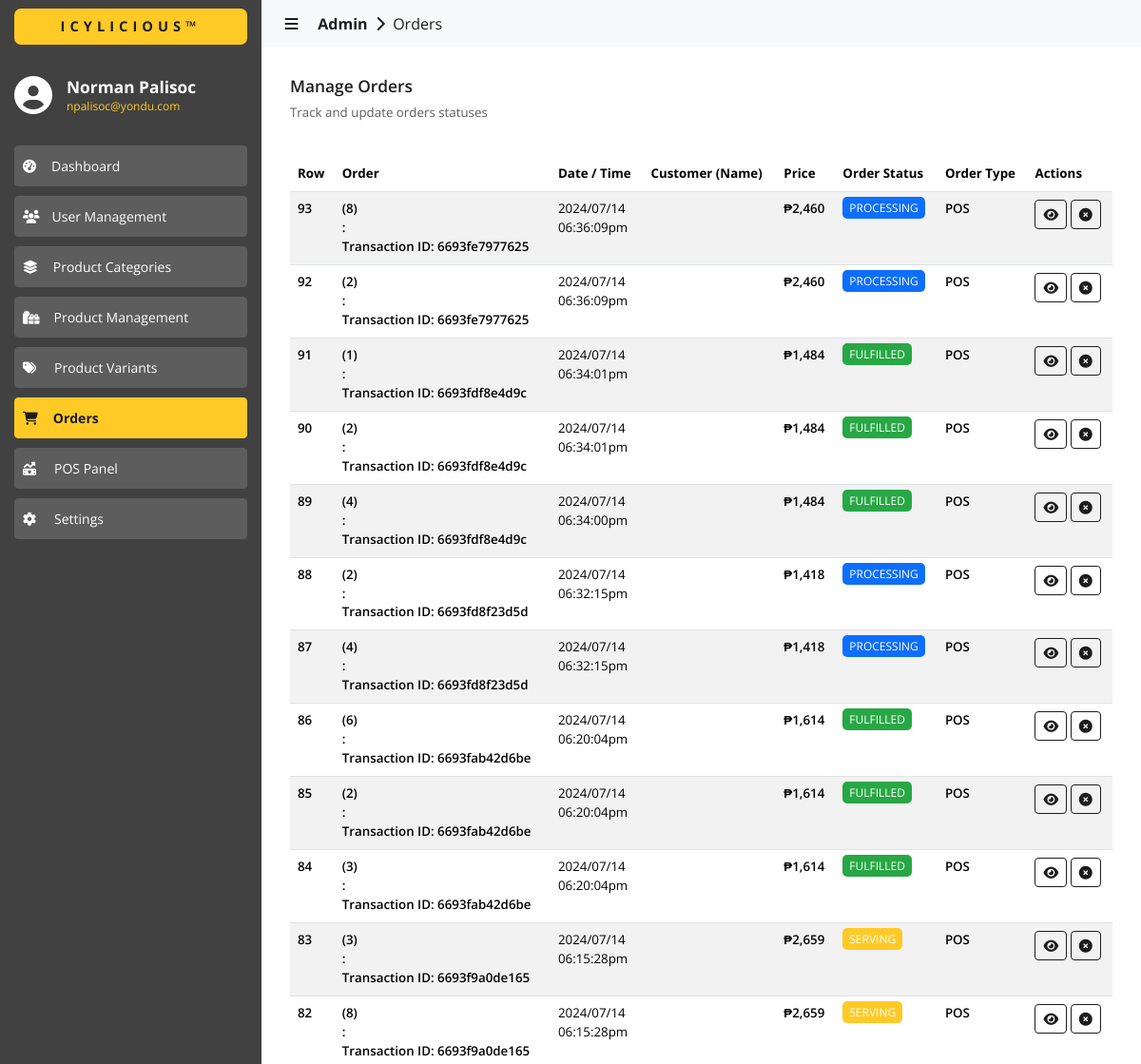
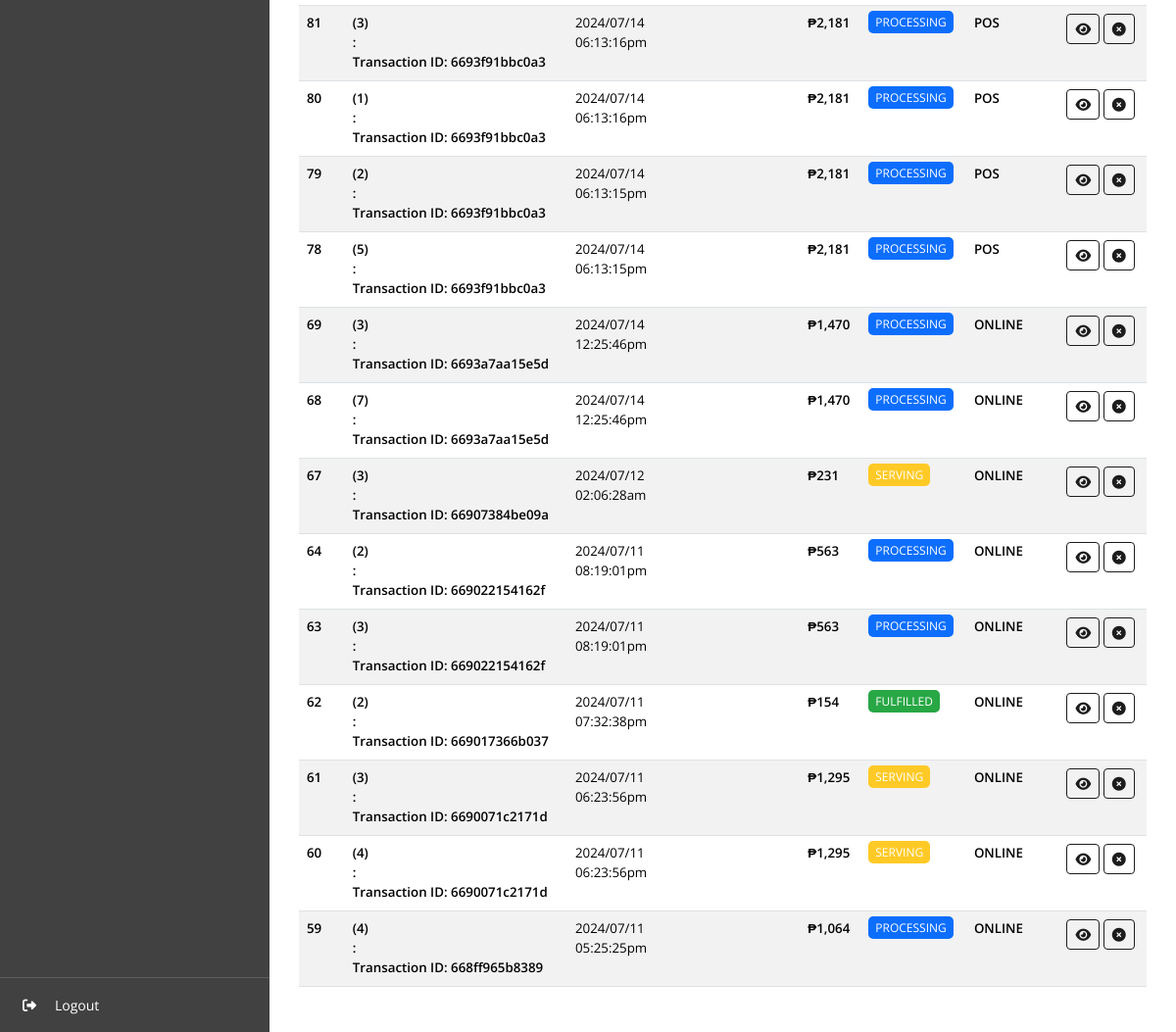
The app's page /admin/orders/index.php (signed in), older data (2 pictures, top to bottom).
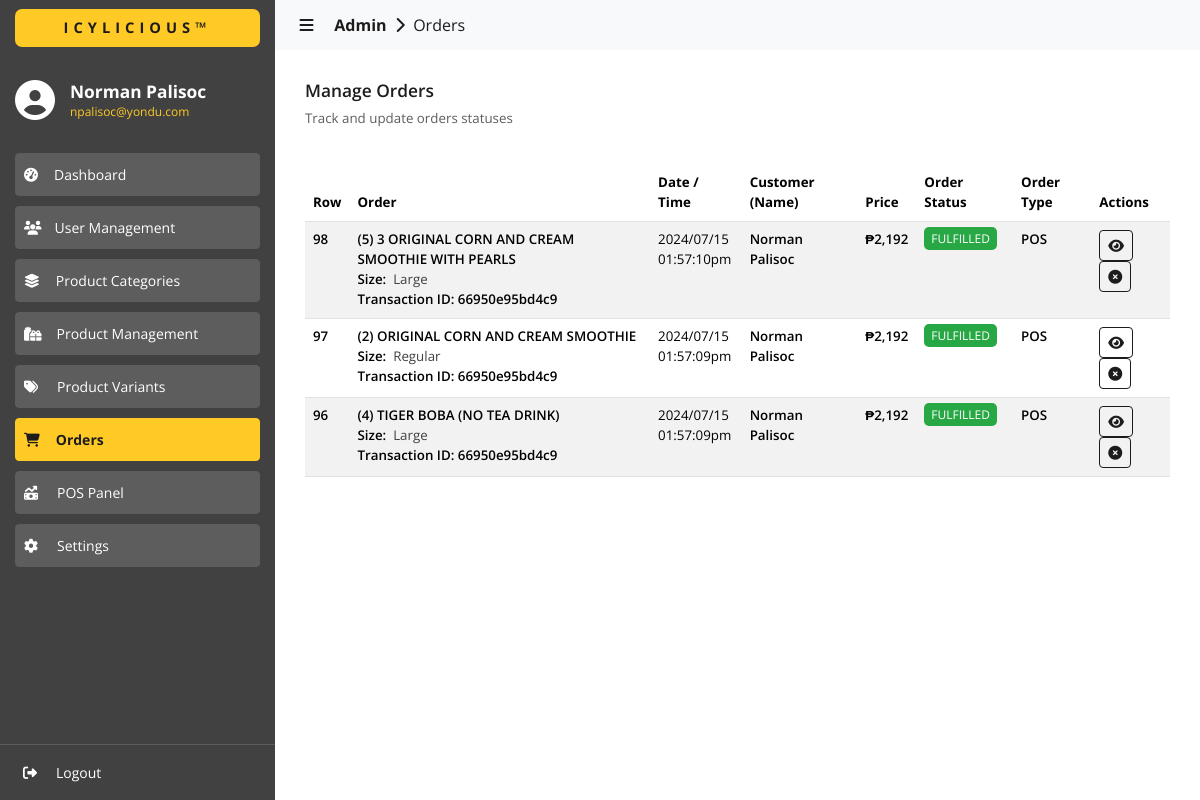
The same page, newer data.
### tables this page shows
CREATE TABLE `orders` (
  `id` int(11) NOT NULL,
  `transaction_id` varchar(255) NOT NULL,
  `product_id` int(11) NOT NULL,
  `product_name` varchar(255) NOT NULL,
  `variant_id` int(11) DEFAULT NULL,
  `variant_type` varchar(255) NOT NULL,
  `variant_name` varchar(255) NOT NULL,
  `variant_price` varchar(255) NOT NULL,
  `user_id` int(11) NOT NULL,
  `order_date` varchar(255) NOT NULL,
  `order_time` varchar(255) NOT NULL,
  `order_quantity` int(11) NOT NULL,
  `is_pickup` int(11) NOT NULL,
  `user_firstname` varchar(255) NOT NULL,
  `user_lastname` varchar(255) NOT NULL,
  `user_address` varchar(999) NOT NULL,
  `user_phone` varchar(255) NOT NULL,
  `user_email` varchar(255) NOT NULL,
  `order_status` varchar(255) NOT NULL,
  `order_total` varchar(255) NOT NULL,
  `order_type` varchar(255) NOT NULL
);

### admin/orders/index.php (the view, shortened to what the changed rows need)
<?php
  include('../../utils/connections.php');
?>
<!DOCTYPE html>
<html lang="en">
  <head>
    <link
      href="https://cdn.jsdelivr.net/npm/bootstrap@5.3.3/dist/css/bootstrap.min.css"
      rel="stylesheet"
    >
    <link href="https://cdn.datatables.net/2.0.5/css/dataTables.bootstrap5.css" rel="stylesheet">
    <link rel="stylesheet" href="../../assets/css/global.css" />
    <link rel="stylesheet" href="./css/orders.css" />
  </head>
  <body>
    <div id="content-body" class="content content-slide-expanded">
      <div>
        <div class="content-wrapper">
          <div style="margin-top: 20px;">
            <table id="data" class="table table-striped" style="width:100%">
              <thead>
                <tr>
                  <th class="sans-bold">Row</th>
                  <th class="sans-bold">Order</th>
                  <th class="sans-bold">Date / Time</th>
                  <th class="sans-bold">Customer (Name)</th>
                  <th class="sans-bold">Price</th>
                  <th class="sans-bold">Order Status</th>
                  <th class="sans-bold">Order Type</th>
                  <th class="sans-bold">Actions</th>
                </tr>
              </thead>
              <tbody>
                <?php
                  $fetch_query = "SELECT * FROM orders ORDER BY id DESC";
                  $result = $conn->query($fetch_query);
                  if ($result->num_rows > 0) {
                    while ($row = $result->fetch_assoc()) {
                      $order_id = $row["id"];
                      $transaction_id = $row["transaction_id"];
                      $variant_type = $row['variant_type'];
                      $variant_name = $row['variant_name'];
                      $order_date = $row['order_date'];
                      $order_time = $row['order_time'];
                      $order_quantity = $row['order_quantity'];
                      $order_status = $row['order_status'];
                      $order_type = $row['order_type'];
                      $order_total = floatval($row['order_total']);
                      $user_firstname = $row['user_firstname'];
                      $user_lastname = $row['user_lastname'];
                      $user_email = $row['user_email'];
                      $user_phone = $row['user_phone'];
                      $user_address = $row['user_address'];
                      $row_product_name = $row["product_name"];
                      $row_product_price = number_format($order_total);
                      $row_variant = '
                        <div style="padding-top: 0px; display: flex; flex-direction: row; sans-regular size-10 color-light-grey">
                          '.$variant_type.':&nbsp;&nbsp;
                          <span class="badge-size color-light-grey sans-regular size-10">
                            '.$variant_name.'
                          </span>
                        </div>
                      ';
                      $row_customer_name = $user_firstname.' '.$user_lastname;
                      $row_status_type = "";
                      $row_status_name = "";
                      if ($order_status == 'PROCESSING') {
                        $row_status_type = "badge-processing";
                        $row_status_name = $order_status;
                      } else if ($order_status == 'SERVING') {
                        $row_status_type = "badge-serving";
                        $row_status_name = $order_status;
                      } else if ($order_status == 'CANCELLED') {
                        $row_status_type = "badge-cancelled";
                        $row_status_name = $order_status;
                        $row_action_status = "disabled";
                      } else if ($order_status == 'FULFILLED') {
                        $row_status_type = "badge-fulfilled";
                        $row_status_name = $order_status;
                      }
                      $is_cancelled = "";
                      $shipping_name = "";
                      $shipping_phone = "";
                      $shipping_address = "";
                      $payment_type = "";
                      $fetch_query = "SELECT * FROM orders_billing WHERE order_id = ".$order_id." LIMIT 1";
                      $billing_result = $conn->query($fetch_query);
                      if ($billing_result->num_rows > 0) {
                        $billing_row = $billing_result->fetch_assoc();
                        $shipping_first_name = $billing_row['shipping_first_name'];
                        $shipping_last_name = $billing_row['shipping_last_name'];
                        $shipping_phone = $billing_row['shipping_phone'];
                        $shipping_address = $billing_row['shipping_address'];
                        $payment_type = $billing_row['payment_type'];
                        $shipping_name = $shipping_first_name.' '.$shipping_last_name;
                      }
                      echo '
                        <tr>
                          <td class="sans-600">
                            '.$order_id.'
                          </td>
                          <td class="sans-600">
                            ('.$order_quantity.') '.$row_product_name.'
                            '.$row_variant.'
                            Transaction ID: '.$transaction_id.'
                          </td>
                          <td class="sans-regular">
                            '.$order_date.'<br/>'.$order_time.'
                          </td>
                          <td class="sans-600">
                            '.$row_customer_name.'
                          </td>
                          <td class="sans-600">
                            ₱'.$row_product_price.'
                          </td>
                          <td class="sans-regular" style="font-size: 9pt;">
                            <span class="'.$row_status_type.'">'.$row_status_name.'</span>
                          </td>
                          <td class="sans-600">
                            '.$order_type.'
                          </td>
                          <td>
                            <button
                              data-bs-toggle="modal"
                              data-bs-target="#staticViewOrder"
                              onclick="onViewOrder(
                                '."'".$order_id."'".',
                                '."'".$user_firstname."'".',
                                '."'".$user_lastname."'".',
                                '."'".$user_email."'".',
                                '."'".$user_phone."'".',
                                '."'".$user_address."'".',
                                '."'".$order_date."'".',
                                '."'".$order_time."'".',
                                '."'".$order_quantity."'".',
                                '."'".$row_product_name."'".',
                                '."'".$variant_type."'".',
                                '."'".$variant_name."'".',
                                '."'".$row_product_price."'".',
                                '."'".$shipping_name."'".',
                                '."'".$shipping_phone."'".',
                                '."'".$shipping_address."'".',
                                '."'".$payment_type."'".',
                                '."'".$order_status."'".'
                              )"
                              class="btn btn-outline-primary btn-sm
                                sans-400
                                color-white"
                              type="button">
                              <i class="fas fa-eye"></i>
                            </button>
                            <button
                              onclick="onCancelOrder('."'".$order_id."'".')"
                              '.$is_cancelled.'
                              class="btn btn-outline-primary btn-sm
                                sans-400
                                color-white"
                              type="button">
                              <i class="fa-solid fa-circle-xmark"></i>
                            </button>
                          </td>
                        </tr>
                      ';
                    }
                  }
                ?>
              </tbody>
            </table>
          </div>
        </div>
      </div>
    </div>
  </body>
</html>

Row changes from the older to the newer data that the page shows:
removed orders: id "93", order_quantity "8", transaction "6693fe7977625", order_date "2024/07/14", order_time "06:36:09pm", order_total "2,460", order_status "PROCESSING", order_type "POS"
removed orders: id "92", order_quantity "2", transaction "6693fe7977625", order_date "2024/07/14", order_time "06:36:09pm", order_total "2,460", order_status "PROCESSING", order_type "POS"
removed orders: id "91", order_quantity "1", transaction "6693fdf8e4d9c", order_date "2024/07/14", order_time "06:34:01pm", order_total "1,484", order_status "FULFILLED", order_type "POS"
removed orders: id "90", order_quantity "2", transaction "6693fdf8e4d9c", order_date "2024/07/14", order_time "06:34:01pm", order_total "1,484", order_status "FULFILLED", order_type "POS"
removed orders: id "89", order_quantity "4", transaction "6693fdf8e4d9c", order_date "2024/07/14", order_time "06:34:00pm", order_total "1,484", order_status "FULFILLED", order_type "POS"
removed orders: id "88", order_quantity "2", transaction "6693fd8f23d5d", order_date "2024/07/14", order_time "06:32:15pm", order_total "1,418", order_status "PROCESSING", order_type "POS"
removed orders: id "87", order_quantity "4", transaction "6693fd8f23d5d", order_date "2024/07/14", order_time "06:32:15pm", order_total "1,418", order_status "PROCESSING", order_type "POS"
removed orders: id "86", order_quantity "6", transaction "6693fab42d6be", order_date "2024/07/14", order_time "06:20:04pm", order_total "1,614", order_status "FULFILLED", order_type "POS"
removed orders: id "85", order_quantity "2", transaction "6693fab42d6be", order_date "2024/07/14", order_time "06:20:04pm", order_total "1,614", order_status "FULFILLED", order_type "POS"
removed orders: id "84", order_quantity "3", transaction "6693fab42d6be", order_date "2024/07/14", order_time "06:20:04pm", order_total "1,614", order_status "FULFILLED", order_type "POS"
removed orders: id "83", order_quantity "3", transaction "6693f9a0de165", order_date "2024/07/14", order_time "06:15:28pm", order_total "2,659", order_status "SERVING", order_type "POS"
removed orders: id "82", order_quantity "8", transaction "6693f9a0de165", order_date "2024/07/14", order_time "06:15:28pm", order_total "2,659", order_status "SERVING", order_type "POS"
removed orders: id "81", order_quantity "3", transaction "6693f91bbc0a3", order_date "2024/07/14", order_time "06:13:16pm", order_total "2,181", order_status "PROCESSING", order_type "POS"
removed orders: id "80", order_quantity "1", transaction "6693f91bbc0a3", order_date "2024/07/14", order_time "06:13:16pm", order_total "2,181", order_status "PROCESSING", order_type "POS"
removed orders: id "79", order_quantity "2", transaction "6693f91bbc0a3", order_date "2024/07/14", order_time "06:13:15pm", order_total "2,181", order_status "PROCESSING", order_type "POS"
removed orders: id "78", order_quantity "5", transaction "6693f91bbc0a3", order_date "2024/07/14", order_time "06:13:15pm", order_total "2,181", order_status "PROCESSING", order_type "POS"
removed orders: id "69", order_quantity "3", transaction "6693a7aa15e5d", order_date "2024/07/14", order_time "12:25:46pm", order_total "1,470", order_status "PROCESSING", order_type "ONLINE"
removed orders: id "68", order_quantity "7", transaction "6693a7aa15e5d", order_date "2024/07/14", order_time "12:25:46pm", order_total "1,470", order_status "PROCESSING", order_type "ONLINE"
removed orders: id "67", order_quantity "3", transaction "66907384be09a", order_date "2024/07/12", order_time "02:06:28am", order_total "231", order_status "SERVING", order_type "ONLINE"
removed orders: id "64", order_quantity "2", transaction "669022154162f", order_date "2024/07/11", order_time "08:19:01pm", order_total "563", order_status "PROCESSING", order_type "ONLINE"
removed orders: id "63", order_quantity "3", transaction "669022154162f", order_date "2024/07/11", order_time "08:19:01pm", order_total "563", order_status "PROCESSING", order_type "ONLINE"
removed orders: id "62", order_quantity "2", transaction "669017366b037", order_date "2024/07/11", order_time "07:32:38pm", order_total "154", order_status "FULFILLED", order_type "ONLINE"
removed orders: id "61", order_quantity "3", transaction "6690071c2171d", order_date "2024/07/11", order_time "06:23:56pm", order_total "1,295", order_status "SERVING", order_type "ONLINE"
removed orders: id "60", order_quantity "4", transaction "6690071c2171d", order_date "2024/07/11", order_time "06:23:56pm", order_total "1,295", order_status "SERVING", order_type "ONLINE"
removed orders: id "59", order_quantity "4", transaction "668ff965b8389", order_date "2024/07/11", order_time "05:25:25pm", order_total "1,064", order_status "PROCESSING", order_type "ONLINE"
added orders: id "98", order_quantity "5", product_name "3 ORIGINAL CORN AND CREAM SMOOTHIE WITH PEARLS", variant_type "Size", variant_name "Large", transaction "66950e95bd4c9", order_date "2024/07/15", order_time "01:57:10pm", row_customer_name "Norman Palisoc", order_total "2,192", order_status "FULFILLED", order_type "POS"
added orders: id "97", order_quantity "2", product_name "ORIGINAL CORN AND CREAM SMOOTHIE", variant_type "Size", variant_name "Regular", transaction "66950e95bd4c9", order_date "2024/07/15", order_time "01:57:09pm", row_customer_name "Norman Palisoc", order_total "2,192", order_status "FULFILLED", order_type "POS"
added orders: id "96", order_quantity "4", product_name "TIGER BOBA (NO TEA DRINK)", variant_type "Size", variant_name "Large", transaction "66950e95bd4c9", order_date "2024/07/15", order_time "01:57:09pm", row_customer_name "Norman Palisoc", order_total "2,192", order_status "FULFILLED", order_type "POS"
